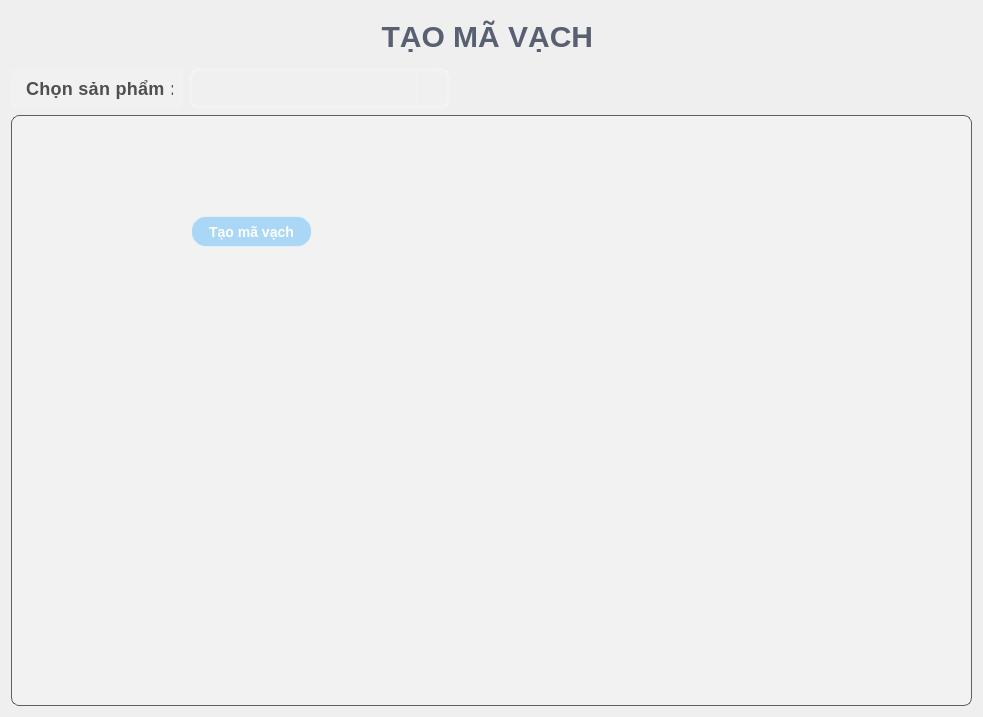
         <widget class="QWidget" name="page_lienhe">
          <layout class="QGridLayout" name="gridLayout_38">
           <item row="0" column="0">
            <widget class="QLabel" name="label_20">
             <property name="minimumSize">
              <size>
               <width>941</width>
               <height>51</height>
              </size>
             </property>
             <property name="styleSheet">
              <string notr="true">QLabel {
    color: rgba(60, 70, 90, 0.85); /* Màu chữ xanh đậm sang trọng thay cho nâu vintage */
    font-family: &quot;Segoe UI&quot;, &quot;Montserrat&quot;, sans-serif; /* Font hiện đại thay cho Times New Roman */
    font-weight: bold; /* Giữ nguyên độ đậm */
    font-size: 30px; /* Giữ nguyên kích thước */
    padding: 8px; /* Giữ nguyên padding */
    
    text-align: center; /* Giữ nguyên căn giữa */
    
    /* Thêm các hiệu ứng glassmorphism */

}
</string>
             </property>
             <property name="text">
              <string>TẠO MÃ VẠCH </string>
             </property>
             <property name="alignment">
              <set>Qt::AlignCenter</set>
             </property>
            </widget>
           </item>
           <item row="1" column="0">
            <layout class="QHBoxLayout" name="horizontalLayout_25">
             <item>
              <layout class="QHBoxLayout" name="horizontalLayout_19">
               <item>
                <widget class="QLabel" name="label_29">
                 <property name="maximumSize">
                  <size>
                   <width>172</width>
                   <height>45</height>
                  </size>
                 </property>
                 <property name="styleSheet">
                  <string notr="true">QLabel {
    color: rgba(50, 50, 50, 0.85); /* Màu chữ đậm nhưng hơi trong suốt */
    font-family: &quot;Segoe UI&quot;, &quot;Roboto&quot;, sans-serif; /* Font hiện đại */
    font-weight: 500; /* Độ đậm vừa phải */
    font-size: 18px; /* Kích thước phù hợp */
    padding: 10px;
    letter-spacing: 0.3px; /* Tăng khoảng cách chữ nhẹ */
    
    text-align: center;
    background-color: rgba(255, 255, 255, 0.1); /* Nền trắng trong suốt */
    border-radius: 6px; /* Bo góc */
    backdrop-filter: blur(5px); /* Hiệu ứng blur đặc trưng của glassmorphism */
    box-shadow: 0 2px 8px rgba(0, 0, 0, 0.07); /* Đổ bóng tinh tế */

}
</string>
                 </property>
                 <property name="text">
                  <string>Chọn sản phẩm : </string>
                 </property>
                </widget>
               </item>
               <item>
                <widget class="QComboBox" name="cbb_ten_sanpham">
                 <property name="minimumSize">
                  <size>
                   <width>261</width>
                   <height>31</height>
                  </size>
                 </property>
                 <property name="maximumSize">
                  <size>
                   <width>261</width>
                   <height>41</height>
                  </size>
                 </property>
                 <property name="styleSheet">
                  <string notr="true">QComboBox {
    color: rgba(60, 70, 90, 0.85);
    font-family: &quot;Segoe UI&quot;, &quot;Montserrat&quot;, sans-serif;
    font-size: 16px;
    padding: 6px 12px;
    border: 3px solid rgba(255, 255, 255, 0.2);
    border-radius: 10px;
    background-color: rgba(255, 255, 255, 0.05);
    backdrop-filter: blur(10px);
}

QComboBox:hover {
    background-color: rgba(255, 255, 255, 0.1);
}

QComboBox::drop-down {
    subcontrol-origin: padding;
    subcontrol-position: top right;
    width: 30px;
    border-left: 1px solid rgba(255, 255, 255, 0.2);
    background-color: transparent;
}

QComboBox::down-arrow {
    image: url(:/icons/down_arrow_white.png); /* thay bằng icon phù hợp */
    width: 12px;
    height: 12px;
}

QComboBox QAbstractItemView {
    background-color: rgba(255, 255, 255, 0.08);
    border: 1px solid rgba(255, 255, 255, 0.2);
    border-radius: 8px;
    selection-background-color: rgba(255, 255, 255, 0.2);
    color: rgba(255, 255, 255, 0.95);
}
</string>
                 </property>
                </widget>
               </item>
              </layout>
             </item>
             <item>
              <spacer name="horizontalSpacer_14">
               <property name="orientation">
                <enum>Qt::Horizontal</enum>
               </property>
               <property name="sizeHint" stdset="0">
                <size>
                 <width>40</width>
                 <height>20</height>
                </size>
               </property>
              </spacer>
             </item>
            </layout>
           </item>
           <item row="2" column="0">
            <widget class="QWidget" name="widget_9" native="true">
             <property name="minimumSize">
              <size>
               <width>961</width>
               <height>591</height>
              </size>
             </property>
             <property name="maximumSize">
              <size>
               <width>16777215</width>
               <height>16777215</height>
              </size>
             </property>
             <property name="styleSheet">
              <string notr="true">#widget_9 {
    border: 1px solid rgba(60, 60, 60, 0.8); /* Viền mỏng màu xám đậm */
    border-radius: 8px; /* Bo góc mềm mại hơn */
    box-shadow: 0 2px 10px rgba(0, 0, 0, 0.15); /* Thêm đổ bóng nhẹ */
    background-color: rgba(245, 245, 245, 0.5); /* Nền trắng đục nhẹ */
    padding: 2px; /* Thêm padding nhỏ */
}
</string>
             </property>
             <widget class="QWidget" name="layoutWidget">
              <property name="geometry">
               <rect>
                <x>180</x>
                <y>60</y>
                <width>548</width>
                <height>113</height>
               </rect>
              </property>
              <layout class="QHBoxLayout" name="horizontalLayout_20">
               <item>
                <widget class="QPushButton" name="tao_ma_vach">
                 <property name="minimumSize">
                  <size>
                   <width>118</width>
                   <height>31</height>
                  </size>
                 </property>
                 <property name="maximumSize">
                  <size>
                   <width>131</width>
                   <height>31</height>
                  </size>
                 </property>
                 <property name="styleSheet">
                  <string notr="true">QPushButton {
    background-color: rgba(0, 150, 255, 0.3); /* Nền xanh trong suốt */
    color: white;
    font-weight: bold;
    font-size: 14px;
    border-radius: 15px;

    
    /* Viền sáng */
    border: 1.5px solid rgba(255, 255, 255, 0.4);
    
    /* Đổ bóng - QSS hỗ trợ giới hạn */
    border-style: outset;
    border-width: 1px;
    
    /* Gradient xanh */
}

QPushButton:hover {
    background-color: rgba(30, 170, 255, 0.5); /* Xanh sáng hơn khi hover */
    border: 1.5px solid rgba(255, 255, 255, 0.6);
}

QPushButton:pressed {
    background-color: rgba(0, 120, 200, 0.4);
    border: 1.5px solid rgba(255, 255, 255, 0.3);
    padding-top: 9px; /* Tạo hiệu ứng nhấn xuống */
    padding-left: 17px;
}
</string>
                 </property>
                 <property name="text">
                  <string>Tạo mã vạch</string>
                 </property>
                </widget>
               </item>
               <item>
                <widget class="QWidget" name="widget_mavach" native="true">
                 <property name="minimumSize">
                  <size>
                   <width>421</width>
                   <height>111</height>
                  </size>
                 </property>
                 <property name="maximumSize">
                  <size>
                   <width>421</width>
                   <height>111</height>
                  </size>
                 </property>
                </widget>
               </item>
              </layout>
             </widget>
            </widget>
           </item>
          </layout>
         </widget>
